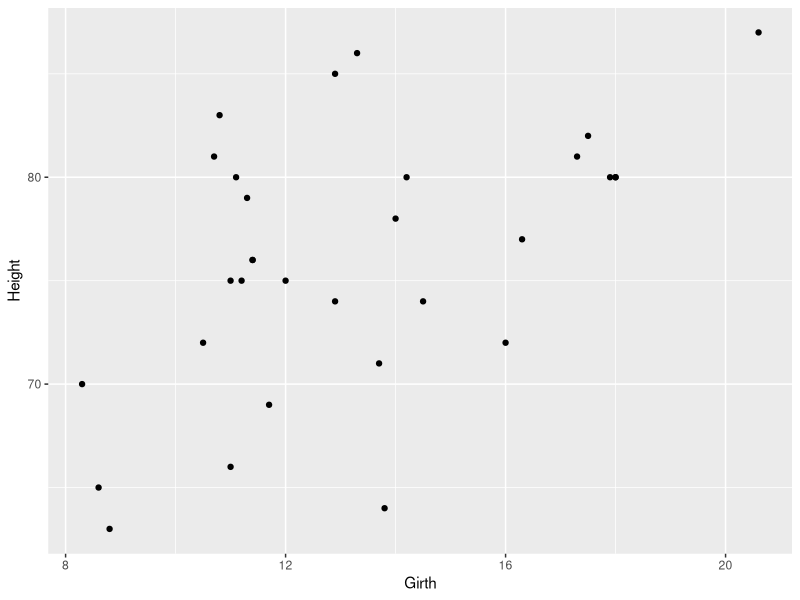
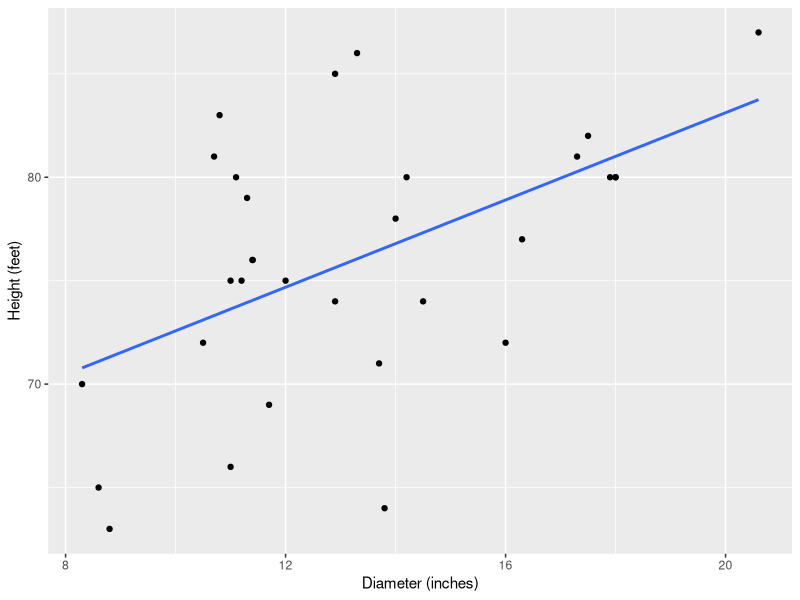
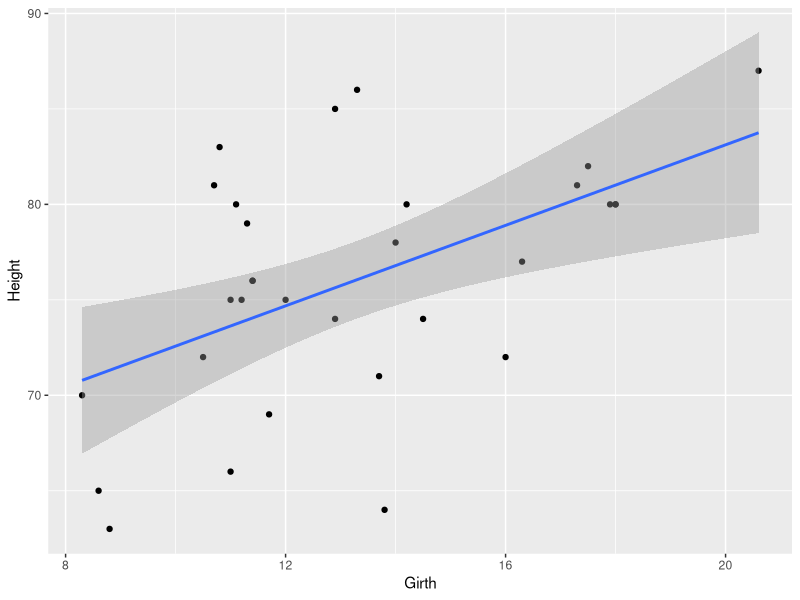
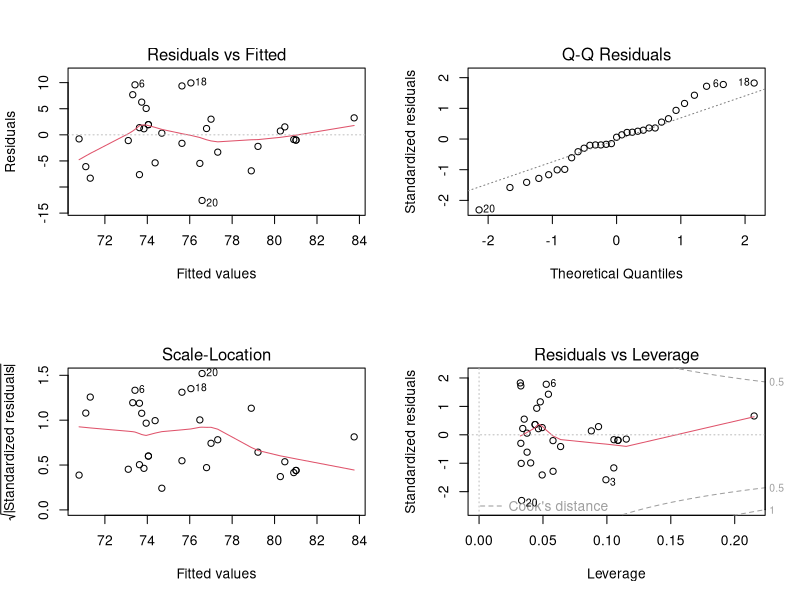

Source code (R) for these figures, in order:
## ---- chunk 1
knitr::opts_chunk$set(echo = TRUE, message = FALSE, warning = FALSE, comment = "#>",
                      fig.width = 5.2, fig.height = 3.3, fig.align = "center")
options(width = 80, tibble.print_max = 5, tibble.print_min = 5, pillar.sigfig = 5)
## ---- chunk 2
library(tidyverse)
library(broom)
data(trees)
glimpse(trees)
## ---- chunk 3
ggplot(trees, aes(x = Girth, y = Height)) +
  geom_point()
cor(trees$Girth, trees$Height)
## ---- chunk 4
fit <- lm(Height ~ Girth, data = trees)
fit
## ---- chunk 5
ggplot(trees, aes(x = Girth, y = Height)) +
  geom_point() +
  geom_smooth(method = "lm", se = FALSE) +
  labs(x = "Diameter (inches)", y = "Height (feet)")
## ---- chunk 6
trees_fit <- trees |>
  mutate(fitted   = fitted(fit),
         residual = residuals(fit))
head(trees_fit, 3)
## ---- chunk 7
predict(fit, newdata = tibble(Girth = 15))
## ---- chunk 8
summary(fit)
## ---- chunk 9
ggplot(trees, aes(x = Girth, y = Height)) +
  geom_point() +
  geom_smooth(method = "lm")
## ---- chunk 10
cor(trees$Girth, trees$Height)^2
## ---- chunk 11
par(mfrow = c(2, 2))
plot(fit)
par(mfrow = c(1, 1))
## ---- chunk 12
tidy(fit)
glance(fit)
head(augment(fit), 3)
